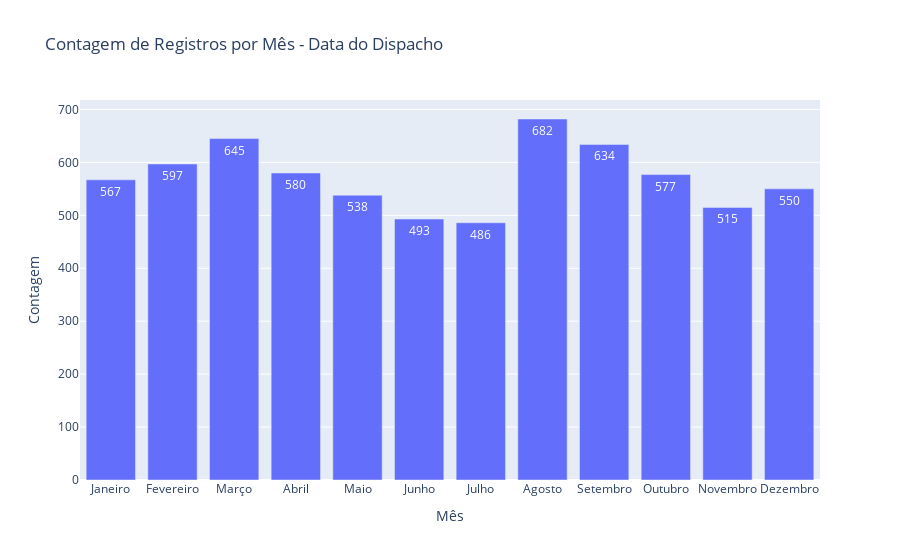

Source (notebook cell):
### Code cell
import pandas as pd
import plotly.express as px

# Supondo que 'dados' já é um DataFrame carregado com suas colunas, incluindo a coluna 'Data do dispacho'

# Converter a coluna de data para o tipo datetime com tratamento de erros
dados['Data do dispacho'] = pd.to_datetime(dados['Data do dispacho'], errors='coerce')

# Remover linhas com valores de data inválidos (NaT)
dados = dados.dropna(subset=['Data do dispacho'])

# Extrair o mês e contar os registros
dados_agrupados = dados.groupby(dados['Data do dispacho'].dt.month).size().reset_index(name="Contagem")

# Renomear os meses para nomes mais legíveis
nomes_meses = {1: 'Janeiro', 2: 'Fevereiro', 3: 'Março', 4: 'Abril', 5: 'Maio', 6: 'Junho', 7: 'Julho', 8: 'Agosto', 9: 'Setembro', 10: 'Outubro', 11: 'Novembro', 12: 'Dezembro'}
dados_agrupados['Mês'] = dados_agrupados['Data do dispacho'].map(nomes_meses)

# Ordenar os dados pela ordem dos meses
dados_agrupados = dados_agrupados.sort_values(by="Data do dispacho")

# Criar o gráfico
grafico = px.bar(dados_agrupados,
                 x="Mês",
                 y="Contagem",
                 text="Contagem",
                 title="Contagem de Registros por Mês - Data do Dispacho")

# Mostrar o gráfico
grafico.show()

# Salvar o gráfico como arquivo HTML
grafico.write_html("contagem_por_mes_data_dispacho.html")

### Figure 1 — Plotly figure (JSON) as saved in the notebook; plotly's stock layout.template omitted (floating-point values rounded to 4 significant figures)
{"data": [{"alignmentgroup": "True", "hovertemplate": "Mês=%{x}<br>Contagem=%{text}<extra></extra>", "legendgroup": "", "marker": {"color": "#636efa", "pattern": {"shape": ""}}, "name": "", "offsetgroup": "", "orientation": "v", "showlegend": false, "text": [567, 597, 645, 580, 538, 493, 486, 682, 634, 577, 515, 550], "textposition": "auto", "type": "bar", "x": ["Janeiro", "Fevereiro", "Março", "Abril", "Maio", "Junho", "Julho", "Agosto", "Setembro", "Outubro", "Novembro", "Dezembro"], "xaxis": "x", "y": [567, 597, 645, 580, 538, 493, 486, 682, 634, 577, 515, 550], "yaxis": "y"}], "layout": {"barmode": "relative", "legend": {"tracegroupgap": 0}, "title": {"text": "Contagem de Registros por Mês - Data do Dispacho"}, "xaxis": {"anchor": "y", "domain": [0, 1], "title": {"text": "Mês"}}, "yaxis": {"anchor": "x", "domain": [0, 1], "title": {"text": "Contagem"}}}}
